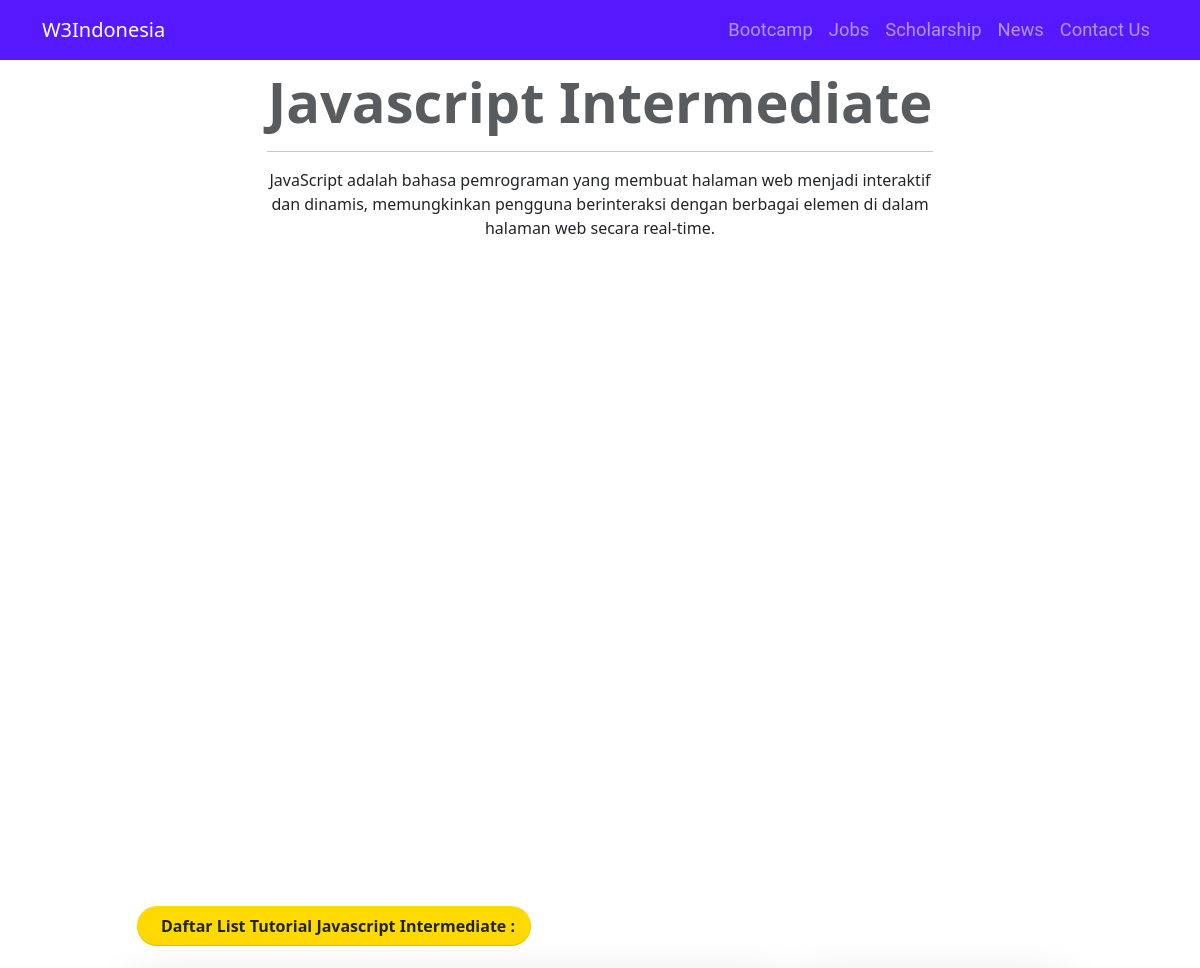
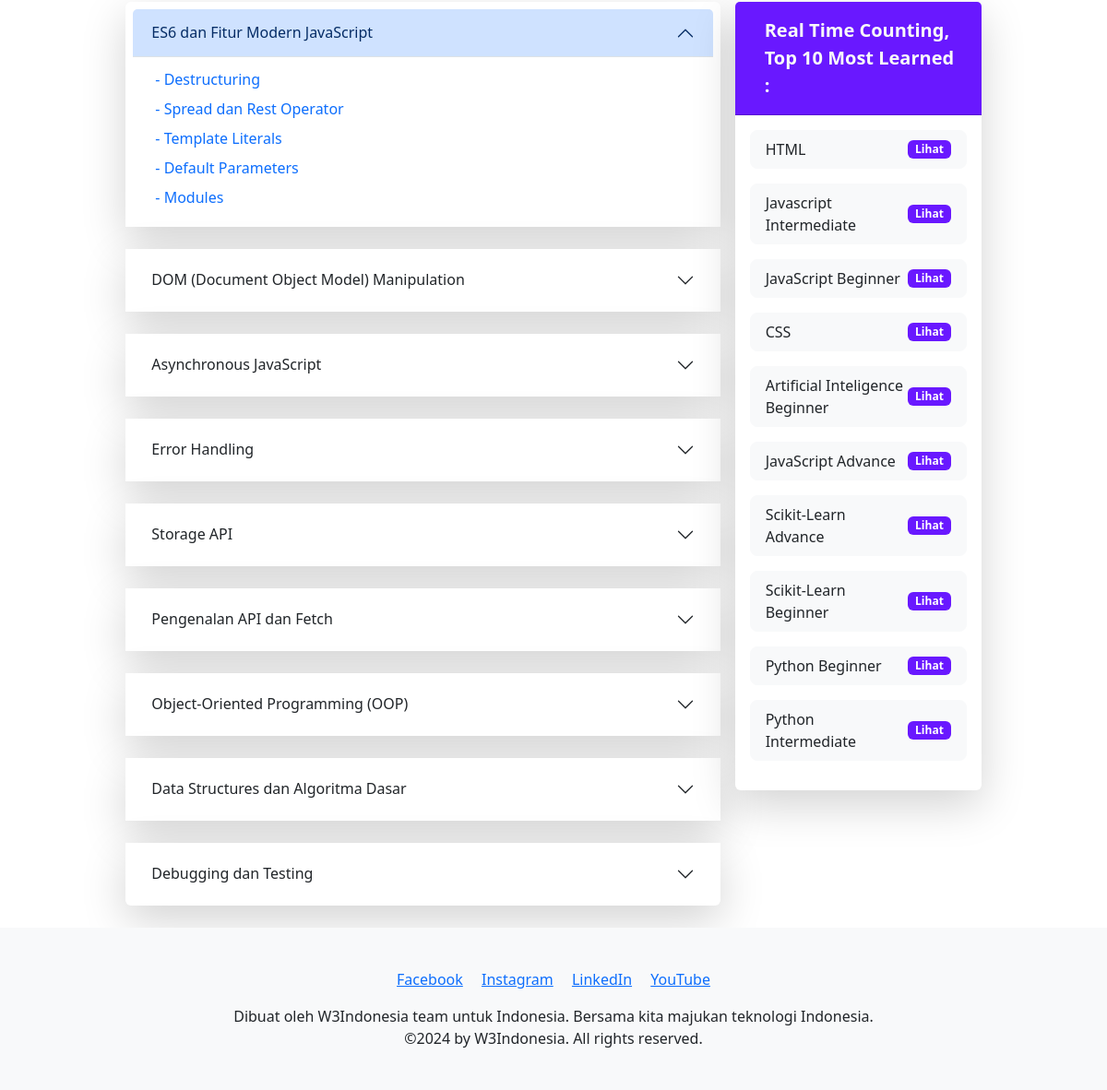
The page /tutorial/javascript-intermediate/ on the database its author committed (2 pictures, top to bottom).
### tutorial/models.py (models this page shows, shortened)
class Category(models.Model):
    name = models.CharField(max_length=255, validators=[validate_unicode])
    description = models.TextField(blank=True)
    slug = models.SlugField(unique=True, max_length=100, validators=[validate_unicode])
    order = models.IntegerField(default=0)
    views = models.IntegerField(default=0)
    def save(self, *args, **kwargs):
        super().save(*args, **kwargs)
    def __init__(self, *args, **kwargs):
        super().__init__(*args, **kwargs)
        self.__original_name = self.name
    class Meta:
        ordering = ['order']

class Subcategory(models.Model):
    category = models.ForeignKey(Category, related_name='subcategories', on_delete=models.CASCADE)
    name = models.CharField(max_length=255, validators=[validate_unicode])
    slug = models.SlugField(unique=False, max_length=100, validators=[validate_unicode])
    order = models.PositiveIntegerField(default=0)
    def __init__(self, *args, **kwargs):
        super().__init__(*args, **kwargs)
        self.__original_name = self.name
    class Meta:
        unique_together = ('slug', 'category')

class Article(models.Model):
    STATUS_CHOICES = [
        ('draft', 'Draft'),
        ('publish', 'Publish'),
    ]
    category = models.ForeignKey(Category, related_name='articles', on_delete=models.CASCADE, null=True, blank=True)
    subcategory = models.ForeignKey(Subcategory, related_name='articles', on_delete=models.CASCADE)
    title = models.CharField(max_length=255, validators=[validate_unicode])
    slug = models.SlugField(max_length=100, validators=[validate_unicode])
    content = RichTextField()
    created_at = models.DateTimeField(auto_now_add=True)
    updated_at = models.DateTimeField(auto_now=True)
    order = models.IntegerField(default=0)
    status = models.CharField(max_length=10, choices=STATUS_CHOICES, default='draft')
    def __init__(self, *args, **kwargs):
        super().__init__(*args, **kwargs)
        self.__original_title = self.title
    class Meta:
        constraints = [
            UniqueConstraint(fields=['subcategory', 'slug'], name='unique_slug_in_subcategory')
        ]

### tutorial/views.py (the view)
# urls.py: path('<slug:category_slug>/', views.tutorial_page, name='tutorial_page'),
def tutorial_page(request, category_slug):
    category = get_object_or_404(Category, slug=category_slug)
    category.views += 1
    category.save()
    subcategories = category.subcategories.prefetch_related('articles')
    top_categories = Category.objects.order_by('-views')[:10]
    categories = Category.objects.all()
    context = {
        'category': category,
        'categories': categories,
        'subcategories': subcategories,
        'top_categories': top_categories,
    }
    return render(request, 'tutorial/tutorial_page.html', context)

### templates/tutorial/tutorial_page.html (shortened to what this page needs)
{% extends 'base.html' %}
{% block navbar %}
    <nav class="navbar navbar-expand-lg bg-navbar navbar-dark fixed-top">
        <div class="container">
            <a class="navbar-brand mx-auto" href="/">W3Indonesia</a>
            <div class="collapse navbar-collapse" id="navbarNav">
                <ul class="navbar-nav ms-auto">
                    <li class="nav-item">
                        <a class="nav-link" href="/bootcamp/">Bootcamp</a>
                    </li>
                    <li class="nav-item">
                        <a class="nav-link" href="/jobs/">Jobs</a>
                    </li>
                    <li class="nav-item">
                        <a class="nav-link" href="/scholarship/">Scholarship</a>
                    </li>
                    <li class="nav-item">
                        <a class="nav-link" href="/news/">News</a>
                    </li>
                    <li class="nav-item">
                        <a class="nav-link" href="/contact/">Contact Us</a>
                    </li>
                </ul>
            </div>
        </div>
    </nav>
{% endblock %}
{% block content %}
<div class="container-fluid mt-5">
    <div class="row justify-content-center text-center">
        <div class="col-12 col-md-7">
            <h1 class="display-4 fw-bold text-muted">{{ category.name }}</h1>
            <hr>
            {{ category.description|safe }}
            <br>
        </div>
    </div>
</div>
<br>
<div class="container" style="padding-bottom: 0;">
    <div class="row justify-content-center align-items-center">
        <div class="col-md-10">
            <p class="d-sm-inline-flex align-items-center ps-4 py-2 px-3 mb-0 mb-sm-0 rounded-5 masthead-notice" style="font-weight: bold;">
                <span class="text-center">Daftar List Tutorial {{ category.name }} :</span>
            </p>
        </div>
    </div>
</div>
<div class="container">
    <div class="row justify-content-center g-3">
        <div class="col-md-7 col-lg-7">
            <div class="container">
                <div class="row">
                    <div class="col-md-12" style="padding: 0;">
                        <div class="accordion mt-4" id="accordionExample">
                            {% for subcategory in subcategories %}
                                <div class="accordion-item shadow-lg rounded-lg border-0 p-2 mb-4">
                                    <h2 class="accordion-header" id="heading-{{ forloop.counter }}">
                                        <button class="accordion-button
                                            {% if not forloop.first %}collapsed{% endif %}
                                            text-lg font-semibold text-gray-800
                                            bg-gray-100
                                            hover:bg-gray-200
                                            transition-all
                                            rounded-lg"
                                            type="button"
                                            data-bs-toggle="collapse"
                                            data-bs-target="#collapse-{{ forloop.counter }}"
                                            aria-expanded="{% if forloop.first %}true{% else %}false{% endif %}"
                                            aria-controls="collapse-{{ forloop.counter }}">
                                            {{ subcategory.name }}
                                        </button>
                                    </h2>
                                    <div id="collapse-{{ forloop.counter }}"
                                            class="accordion-collapse collapse {% if forloop.first %}show{% endif %}"
                                            aria-labelledby="heading-{{ forloop.counter }}"
                                            data-bs-parent="#accordionExample">
                                        <div class="accordion-body bg-white py-2 text-gray-700 rounded-lg shadow-inner">
                                            <ul class="list-unstyled">
                                                {% for article in subcategory.articles.all %}
                                                    <li class="p-1">
                                                        <a href="{% url 'tutorial:article_detail' category.slug subcategory.slug article.slug %}"
                                                            class="text-blue-600 hover:text-blue-800 font-medium transition duration-300 ease-in-out text-decoration-none">
                                                            - {{ article.title }}
                                                        </a>
                                                    </li>
                                                {% empty %}
                                                    <li class="text-gray-500">Sedang Menyiapkan Materi.</li>
                                                {% endfor %}
                                            </ul>
                                        </div>
                                    </div>
                                </div>
                            {% empty %}
                                <p class="text-gray-600">Sedang Dalam Konstruksi.</p>
                            {% endfor %}
                        </div>
                    </div>
                </div>
            </div>
        </div>
        <div class="col-md-3 col-lg-3 py-4">
            <div class="position-sticky" id="sidebar-card" style="top: 100px;">
                <div class="card shadow-lg border-0">
                    <div class="card-header">
                        <p class="ms-2 fs-5 fw-bold p-2 mb-0 card-title text-light">Real Time Counting,<br>Top 10 Most Learned :</p>
                    </div>
                    <div class="card-body">
                        <ul class="list-unstyled">
                            {% for category in top_categories %}
                                <li class="mb-3">
                                    <a href="{% url 'tutorial:tutorial_page' category.slug %}"
                                       class="d-block text-decoration-none text-dark py-2 px-3 rounded-3 hover-shadow-sm bg-light border border-1 border-light transition-all">
                                        <div class="d-flex justify-content-between align-items-center">
                                            <span class="">{{ category.name }}</span>
                                            <span class="badge">Lihat</span>
                                        </div>
                                    </a>
                                </li>
                            {% empty %}
                                <li class="text-muted">Tidak ada kategori yang tersedia.</li>
                            {% endfor %}
                        </ul>
                    </div>
                </div>
            </div>
        </div>
    </div>
</div>
{% endblock %}

### static/css/style.css (style rules this page uses)
.masthead-notice { background-color: rgb(255, 217, 0); box-shadow: inset 0 -1px 1px rgba(var(--bs-body-color-rgb), 0.15),0 0.25rem 1.5rem rgba(var(--bs-body-bg-rgb), 0.75) }
.list-unstyled { margin-bottom: 0; }
html, body { height: 100%; margin: 0; display: grid; grid-template-rows: 1fr auto; }
.bg-navbar { background-color: #6918ff; }
.container-fluid { padding: 20px; }
.bg-navbar { background-color: #5618ff; }
.card { border: 0 !important; }
.card-header { background-color: #6918ff !important; }
.badge { background-color: #6918ff !important; }
.navbar-nav .nav-link { font-family: "Roboto", sans-serif; font-size: 1.15rem; }
.card-title { font-size: 1.1rem; font-weight: bold; }

### rows shown on the page
Category: name "Javascript Intermediate", description "JavaScript adalah bahasa pemrograman yang membuat halaman web menjadi interaktif dan dinamis, memungkinkan pengguna berinteraksi dengan berbagai elemen di dalam halaman web secara real-time."
Subcategory: name "ES6 dan Fitur Modern JavaScript"
Article: title "Destructuring"
Article: title "Spread dan Rest Operator"
Article: title "Template Literals"
Article: title "Default Parameters"
Article: title "Modules"
Subcategory: name "DOM (Document Object Model) Manipulation"
Subcategory: name "Asynchronous JavaScript"
Subcategory: name "Error Handling"
Subcategory: name "Storage API"
Subcategory: name "Pengenalan API dan Fetch"
Subcategory: name "Object-Oriented Programming (OOP)"
Subcategory: name "Data Structures dan Algoritma Dasar"
Subcategory: name "Debugging dan Testing"
Category: name "HTML"
Category: name "JavaScript Beginner"
Category: name "CSS"
Category: name "Artificial Inteligence Beginner"
Category: name "JavaScript Advance"
Category: name "Scikit-Learn Advance"
Category: name "Scikit-Learn Beginner"
Category: name "Python Beginner"
Category: name "Python Intermediate"
